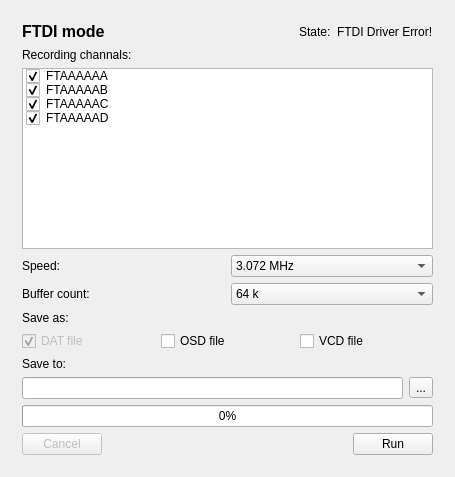
<?xml version="1.0" encoding="UTF-8"?>
<ui version="4.0">
 <class>MainWindow</class>
 <widget class="QMainWindow" name="MainWindow">
  <property name="geometry">
   <rect>
    <x>0</x>
    <y>0</y>
    <width>455</width>
    <height>477</height>
   </rect>
  </property>
  <property name="windowTitle">
   <string>Quick Data Logger</string>
  </property>
  <widget class="QWidget" name="centralWidget">
   <layout class="QVBoxLayout" name="verticalLayout_2">
    <item>
     <widget class="QStackedWidget" name="swPages">
      <property name="currentIndex">
       <number>1</number>
      </property>
      <widget class="QWidget" name="swpStart">
       <layout class="QVBoxLayout" name="verticalLayout">
        <item>
         <widget class="QLabel" name="label">
          <property name="text">
           <string>&lt;html&gt;&lt;head/&gt;&lt;body&gt;&lt;p align=&quot;center&quot;&gt;&lt;span style=&quot; font-size:14pt; font-weight:600;&quot;&gt;Quick Data Logger&lt;/span&gt;&lt;/p&gt;&lt;/body&gt;&lt;/html&gt;</string>
          </property>
         </widget>
        </item>
        <item>
         <widget class="QLabel" name="label_2">
          <property name="text">
           <string>Working mode:</string>
          </property>
         </widget>
        </item>
        <item>
         <layout class="QHBoxLayout" name="horizontalLayout_3">
          <item>
           <spacer name="horizontalSpacer_2">
            <property name="orientation">
             <enum>Qt::Horizontal</enum>
            </property>
            <property name="sizeHint" stdset="0">
             <size>
              <width>40</width>
              <height>20</height>
             </size>
            </property>
           </spacer>
          </item>
          <item>
           <widget class="QRadioButton" name="rbLptMode">
            <property name="text">
             <string>LPT mode (Onboard or PCI LPT port requared)</string>
            </property>
            <property name="checked">
             <bool>true</bool>
            </property>
           </widget>
          </item>
          <item>
           <spacer name="horizontalSpacer_4">
            <property name="orientation">
             <enum>Qt::Horizontal</enum>
            </property>
            <property name="sizeHint" stdset="0">
             <size>
              <width>40</width>
              <height>20</height>
             </size>
            </property>
           </spacer>
          </item>
         </layout>
        </item>
        <item>
         <layout class="QHBoxLayout" name="horizontalLayout_2">
          <item>
           <spacer name="horizontalSpacer_3">
            <property name="orientation">
             <enum>Qt::Horizontal</enum>
            </property>
            <property name="sizeHint" stdset="0">
             <size>
              <width>40</width>
              <height>20</height>
             </size>
            </property>
           </spacer>
          </item>
          <item>
           <widget class="QRadioButton" name="rbFtdiMode">
            <property name="text">
             <string>FTDI mode (FTDI 2232/4232 USB connection requared)</string>
            </property>
           </widget>
          </item>
          <item>
           <spacer name="horizontalSpacer_5">
            <property name="orientation">
             <enum>Qt::Horizontal</enum>
            </property>
            <property name="sizeHint" stdset="0">
             <size>
              <width>40</width>
              <height>20</height>
             </size>
            </property>
           </spacer>
          </item>
         </layout>
        </item>
        <item>
         <spacer name="verticalSpacer">
          <property name="orientation">
           <enum>Qt::Vertical</enum>
          </property>
          <property name="sizeHint" stdset="0">
           <size>
            <width>20</width>
            <height>40</height>
           </size>
          </property>
         </spacer>
        </item>
        <item>
         <layout class="QHBoxLayout" name="horizontalLayout">
          <item>
           <spacer name="horizontalSpacer">
            <property name="orientation">
             <enum>Qt::Horizontal</enum>
            </property>
            <property name="sizeHint" stdset="0">
             <size>
              <width>40</width>
              <height>20</height>
             </size>
            </property>
           </spacer>
          </item>
          <item>
           <widget class="QPushButton" name="pbStartNext">
            <property name="text">
             <string>Next</string>
            </property>
           </widget>
          </item>
         </layout>
        </item>
       </layout>
      </widget>
      <widget class="QWidget" name="swpFtdi">
       <layout class="QVBoxLayout" name="verticalLayout_5">
        <item>
         <layout class="QHBoxLayout" name="horizontalLayout_11">
          <item>
           <widget class="QLabel" name="label_13">
            <property name="text">
             <string>&lt;html&gt;&lt;head/&gt;&lt;body&gt;&lt;p&gt;&lt;span style=&quot; font-size:12pt; font-weight:600;&quot;&gt;FTDI mode&lt;/span&gt;&lt;/p&gt;&lt;/body&gt;&lt;/html&gt;</string>
            </property>
           </widget>
          </item>
          <item>
           <spacer name="horizontalSpacer_11">
            <property name="orientation">
             <enum>Qt::Horizontal</enum>
            </property>
            <property name="sizeHint" stdset="0">
             <size>
              <width>40</width>
              <height>20</height>
             </size>
            </property>
           </spacer>
          </item>
          <item>
           <widget class="QLabel" name="label_16">
            <property name="text">
             <string>State:</string>
            </property>
           </widget>
          </item>
          <item>
           <widget class="QLabel" name="lDriverState_Ftdi">
            <property name="text">
             <string>FTDI Driver Error!</string>
            </property>
           </widget>
          </item>
         </layout>
        </item>
        <item>
         <layout class="QVBoxLayout" name="verticalLayout_4">
          <item>
           <widget class="QLabel" name="label_12">
            <property name="text">
             <string>Recording channals:</string>
            </property>
           </widget>
          </item>
          <item>
           <widget class="QListWidget" name="cbEndpointList_Ftdi">
            <item>
             <property name="text">
              <string>FTAAAAAA</string>
             </property>
             <property name="checkState">
              <enum>Checked</enum>
             </property>
            </item>
            <item>
             <property name="text">
              <string>FTAAAAAB</string>
             </property>
             <property name="checkState">
              <enum>Checked</enum>
             </property>
            </item>
            <item>
             <property name="text">
              <string>FTAAAAAC</string>
             </property>
             <property name="checkState">
              <enum>Checked</enum>
             </property>
            </item>
            <item>
             <property name="text">
              <string>FTAAAAAD</string>
             </property>
             <property name="checkState">
              <enum>Checked</enum>
             </property>
            </item>
           </widget>
          </item>
         </layout>
        </item>
        <item>
         <layout class="QHBoxLayout" name="horizontalLayout_12">
          <item>
           <widget class="QLabel" name="label_15">
            <property name="text">
             <string>Speed:</string>
            </property>
           </widget>
          </item>
          <item>
           <widget class="QComboBox" name="cbSpeed_Ftdi">
            <property name="currentIndex">
             <number>7</number>
            </property>
            <item>
             <property name="text">
              <string>4.8 kHz</string>
             </property>
            </item>
            <item>
             <property name="text">
              <string>9.6 kHz</string>
             </property>
            </item>
            <item>
             <property name="text">
              <string>19.2 kHz</string>
             </property>
            </item>
            <item>
             <property name="text">
              <string>38.4 kHz</string>
             </property>
            </item>
            <item>
             <property name="text">
              <string>76.8 kHz</string>
             </property>
            </item>
            <item>
             <property name="text">
              <string>1.536 MHz</string>
             </property>
            </item>
            <item>
             <property name="text">
              <string>2.304 MHz</string>
             </property>
            </item>
            <item>
             <property name="text">
              <string>3.072 MHz</string>
             </property>
            </item>
            <item>
             <property name="text">
              <string>6.144 MHz</string>
             </property>
            </item>
            <item>
             <property name="text">
              <string>9.216 MHz</string>
             </property>
            </item>
            <item>
             <property name="text">
              <string>18.432 MHz</string>
             </property>
            </item>
            <item>
             <property name="text">
              <string>36.864 Mhz</string>
             </property>
            </item>
            <item>
             <property name="text">
              <string>73.728 Mhz</string>
             </property>
            </item>
            <item>
             <property name="text">
              <string>147.456 Mhz</string>
             </property>
            </item>
           </widget>
          </item>
         </layout>
        </item>
        <item>
         <layout class="QHBoxLayout" name="horizontalLayout_13">
          <item>
           <widget class="QLabel" name="label_11">
            <property name="text">
             <string>Buffer count:</string>
            </property>
           </widget>
          </item>
          <item>
           <widget class="QComboBox" name="cbBufferSize_Ftdi">
            <property name="currentIndex">
             <number>0</number>
            </property>
            <item>
             <property name="text">
              <string>64 k</string>
             </property>
            </item>
            <item>
             <property name="text">
              <string>256 k</string>
             </property>
            </item>
            <item>
             <property name="text">
              <string>1 M</string>
             </property>
            </item>
            <item>
             <property name="text">
              <string>4 M</string>
             </property>
            </item>
            <item>
             <property name="text">
              <string>16 M</string>
             </property>
            </item>
            <item>
             <property name="text">
              <string>32 M</string>
             </property>
            </item>
            <item>
             <property name="text">
              <string>64 M</string>
             </property>
            </item>
           </widget>
          </item>
         </layout>
        </item>
        <item>
         <widget class="QLabel" name="label_14">
          <property name="text">
           <string>Save as:</string>
          </property>
         </widget>
        </item>
        <item>
         <layout class="QHBoxLayout" name="horizontalLayout_14">
          <item>
           <widget class="QCheckBox" name="cbRawSave_Ftdi">
            <property name="enabled">
             <bool>false</bool>
            </property>
            <property name="text">
             <string>DAT file</string>
            </property>
            <property name="checkable">
             <bool>true</bool>
            </property>
            <property name="checked">
             <bool>true</bool>
            </property>
           </widget>
          </item>
          <item>
           <widget class="QCheckBox" name="cbOSDsave_Ftdi">
            <property name="text">
             <string>OSD file</string>
            </property>
           </widget>
          </item>
          <item>
           <widget class="QCheckBox" name="cbVCDsave_Ftdi">
            <property name="text">
             <string>VCD file</string>
            </property>
           </widget>
          </item>
         </layout>
        </item>
        <item>
         <widget class="QLabel" name="label_10">
          <property name="text">
           <string>Save to:</string>
          </property>
         </widget>
        </item>
        <item>
         <layout class="QHBoxLayout" name="horizontalLayout_15">
          <item>
           <widget class="QLineEdit" name="lePathToSave_Ftdi"/>
          </item>
          <item>
           <widget class="QToolButton" name="pbBrowse_Ftdi">
            <property name="text">
             <string>...</string>
            </property>
           </widget>
          </item>
         </layout>
        </item>
        <item>
         <spacer name="verticalSpacer_3">
          <property name="orientation">
           <enum>Qt::Vertical</enum>
          </property>
          <property name="sizeHint" stdset="0">
           <size>
            <width>20</width>
            <height>0</height>
           </size>
          </property>
         </spacer>
        </item>
        <item>
         <widget class="QProgressBar" name="progressBar_Ftdi">
          <property name="value">
           <number>0</number>
          </property>
         </widget>
        </item>
        <item>
         <layout class="QHBoxLayout" name="horizontalLayout_10">
          <item>
           <widget class="QPushButton" name="pbCancel_Ftdi">
            <property name="enabled">
             <bool>false</bool>
            </property>
            <property name="text">
             <string>Cancel</string>
            </property>
           </widget>
          </item>
          <item>
           <spacer name="horizontalSpacer_10">
            <property name="orientation">
             <enum>Qt::Horizontal</enum>
            </property>
            <property name="sizeHint" stdset="0">
             <size>
              <width>40</width>
              <height>20</height>
             </size>
            </property>
           </spacer>
          </item>
          <item>
           <widget class="QPushButton" name="pbRun_Ftdi">
            <property name="text">
             <string>Run</string>
            </property>
           </widget>
          </item>
         </layout>
        </item>
       </layout>
      </widget>
      <widget class="QWidget" name="swpLpt">
       <layout class="QVBoxLayout" name="verticalLayout_3">
        <item>
         <layout class="QHBoxLayout" name="horizontalLayout_4">
          <item>
           <widget class="QLabel" name="label_5">
            <property name="text">
             <string>&lt;html&gt;&lt;head/&gt;&lt;body&gt;&lt;p&gt;&lt;span style=&quot; font-size:12pt; font-weight:600;&quot;&gt;LPT mode&lt;/span&gt;&lt;/p&gt;&lt;/body&gt;&lt;/html&gt;</string>
            </property>
           </widget>
          </item>
          <item>
           <spacer name="horizontalSpacer_6">
            <property name="orientation">
             <enum>Qt::Horizontal</enum>
            </property>
            <property name="sizeHint" stdset="0">
             <size>
              <width>40</width>
              <height>20</height>
             </size>
            </property>
           </spacer>
          </item>
          <item>
           <widget class="QLabel" name="label_3">
            <property name="text">
             <string>State:</string>
            </property>
           </widget>
          </item>
          <item>
           <widget class="QLabel" name="lDriverState_Lpt">
            <property name="text">
             <string>WinIO Load Error!</string>
            </property>
           </widget>
          </item>
         </layout>
        </item>
        <item>
         <layout class="QHBoxLayout" name="horizontalLayout_5">
          <item>
           <widget class="QLabel" name="label_6">
            <property name="enabled">
             <bool>true</bool>
            </property>
            <property name="text">
             <string>LPT port name:</string>
            </property>
           </widget>
          </item>
          <item>
           <widget class="QComboBox" name="cbPortName_Lpt">
            <item>
             <property name="text">
              <string>LPT1</string>
             </property>
            </item>
            <item>
             <property name="text">
              <string>LPT2</string>
             </property>
            </item>
            <item>
             <property name="text">
              <string>LPT3</string>
             </property>
            </item>
           </widget>
          </item>
          <item>
           <widget class="QCheckBox" name="cbMicronasMode_LPT">
            <property name="text">
             <string>Micronas mode</string>
            </property>
           </widget>
          </item>
         </layout>
        </item>
        <item>
         <widget class="QLabel" name="label_4">
          <property name="text">
           <string>Speed fixed at 400 kHz</string>
          </property>
         </widget>
        </item>
        <item>
         <layout class="QHBoxLayout" name="horizontalLayout_6">
          <item>
           <widget class="QLabel" name="label_7">
            <property name="text">
             <string>Buffer count (16 bit words):</string>
            </property>
           </widget>
          </item>
          <item>
           <widget class="QComboBox" name="cbBufferSize_Lpt">
            <property name="currentIndex">
             <number>3</number>
            </property>
            <item>
             <property name="text">
              <string>64 k</string>
             </property>
            </item>
            <item>
             <property name="text">
              <string>256 k</string>
             </property>
            </item>
            <item>
             <property name="text">
              <string>1 M</string>
             </property>
            </item>
            <item>
             <property name="text">
              <string>4 M</string>
             </property>
            </item>
            <item>
             <property name="text">
              <string>16 M</string>
             </property>
            </item>
            <item>
             <property name="text">
              <string>32 M</string>
             </property>
            </item>
            <item>
             <property name="text">
              <string>64 M</string>
             </property>
            </item>
           </widget>
          </item>
         </layout>
        </item>
        <item>
         <widget class="QLabel" name="label_8">
          <property name="text">
           <string>Save as:</string>
          </property>
         </widget>
        </item>
        <item>
         <layout class="QHBoxLayout" name="horizontalLayout_9">
          <item>
           <widget class="QCheckBox" name="cbRawSave_Lpt">
            <property name="enabled">
             <bool>false</bool>
            </property>
            <property name="text">
             <string>DAT file</string>
            </property>
            <property name="checkable">
             <bool>true</bool>
            </property>
            <property name="checked">
             <bool>true</bool>
            </property>
           </widget>
          </item>
          <item>
           <widget class="QCheckBox" name="cbOSDsave_Lpt">
            <property name="text">
             <string>OSD file</string>
            </property>
           </widget>
          </item>
          <item>
           <widget class="QCheckBox" name="cbVCDsave_Lpt">
            <property name="text">
             <string>VCD file</string>
            </property>
           </widget>
          </item>
         </layout>
        </item>
        <item>
         <widget class="QLabel" name="label_9">
          <property name="text">
           <string>Save to:</string>
          </property>
         </widget>
        </item>
        <item>
         <layout class="QHBoxLayout" name="horizontalLayout_8">
          <item>
           <widget class="QLineEdit" name="lePathToSave_Lpt"/>
          </item>
          <item>
           <widget class="QToolButton" name="pbBrowse_Lpt">
            <property name="text">
             <string>...</string>
            </property>
           </widget>
          </item>
         </layout>
        </item>
        <item>
         <spacer name="verticalSpacer_2">
          <property name="orientation">
           <enum>Qt::Vertical</enum>
          </property>
          <property name="sizeHint" stdset="0">
           <size>
            <width>20</width>
            <height>40</height>
           </size>
          </property>
         </spacer>
        </item>
        <item>
         <widget class="QProgressBar" name="progressBar_Lpt">
          <property name="value">
           <number>0</number>
          </property>
         </widget>
        </item>
        <item>
         <layout class="QHBoxLayout" name="horizontalLayout_7">
          <item>
           <widget class="QPushButton" name="pbCancel_Lpt">
            <property name="enabled">
             <bool>false</bool>
            </property>
            <property name="text">
             <string>Cancel</string>
            </property>
           </widget>
          </item>
          <item>
           <spacer name="horizontalSpacer_8">
            <property name="orientation">
             <enum>Qt::Horizontal</enum>
            </property>
            <property name="sizeHint" stdset="0">
             <size>
              <width>40</width>
              <height>20</height>
             </size>
            </property>
           </spacer>
          </item>
          <item>
           <widget class="QPushButton" name="pbRun_Lpt">
            <property name="text">
             <string>Run</string>
            </property>
           </widget>
          </item>
         </layout>
        </item>
       </layout>
      </widget>
     </widget>
    </item>
   </layout>
  </widget>
 </widget>
 <layoutdefault spacing="6" margin="11"/>
 <resources/>
 <connections/>
</ui>
